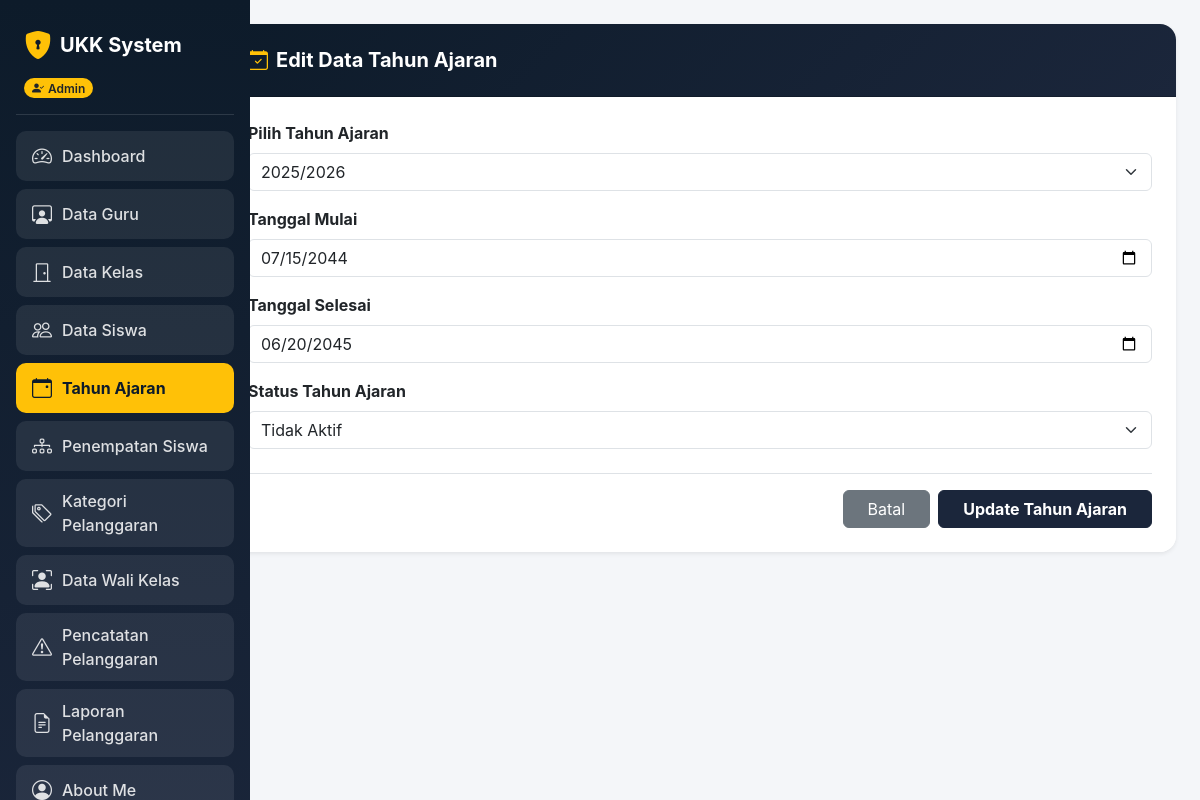
Page /tahun_ajaran/tahun_ajaran_edit.php?id=44 (signed in) on the committed database.
### tables this page shows
CREATE TABLE `t_tahun_ajaran` (
  `id` int(11) NOT NULL,
  `nama` varchar(20) DEFAULT NULL,
  `tanggal_mulai` date NOT NULL,
  `tanggal_selesai` date NOT NULL,
  `status` varchar(20) NOT NULL,
  `created_at` timestamp NOT NULL DEFAULT current_timestamp(),
  `updated_at` timestamp NOT NULL DEFAULT current_timestamp()
);

### tahun_ajaran/tahun_ajaran_edit.php (the view, shortened to what this page needs)
<?php
include '../koneksi.php';
$role = $_SESSION['role'];
$id = $_GET['id'] ?? '';
$id = mysqli_real_escape_string($koneksi, $id);
$q_data = mysqli_query($koneksi, "SELECT * FROM t_tahun_ajaran WHERE id = '$id'");
$data   = mysqli_fetch_assoc($q_data);
?>
<!DOCTYPE html>
<html lang="id">
<head>
  <link href="https://cdn.jsdelivr.net/npm/bootstrap@5.3.0/dist/css/bootstrap.min.css" rel="stylesheet">
  <link rel="stylesheet" href="https://cdn.jsdelivr.net/npm/bootstrap-icons@1.11.1/font/bootstrap-icons.css">
</head>
<body>
  <div class="container-fluid">
    <div class="row">
      <div class="col-md-3 col-lg-2 sidebar p-3 text-white">
        <div class="d-flex align-items-center gap-2 mb-2 px-2 mt-2">
          <i class="bi bi-shield-lock-fill fs-3 text-warning"></i>
          <h4 class="mb-0 fw-bold fs-5">UKK System</h4>
        </div>
        <div class="px-2 mb-3">
          <span class="badge bg-warning text-dark px-2 py-1 rounded-pill fw-semibold"><i class="bi bi-person-check-fill me-1"></i><?= $role; ?></span>
        </div>
        <hr class="text-white-50">
        <ul class="nav flex-column mb-auto">
          <li class="nav-item"><a href="../dashboard.php?tab=menu1" class="nav-link-custom"><i class="bi bi-speedometer2 fs-5"></i><span>Dashboard</span></a></li>
          <li class="nav-item"><a href="../dashboard.php?tab=menu2" class="nav-link-custom"><i class="bi bi-person-workspace fs-5"></i><span>Data Guru</span></a></li>
          <li class="nav-item"><a href="../dashboard.php?tab=menu3" class="nav-link-custom"><i class="bi bi-door-closed fs-5"></i><span>Data Kelas</span></a></li>
          <li class="nav-item"><a href="../dashboard.php?tab=menu4" class="nav-link-custom"><i class="bi bi-people fs-5"></i><span>Data Siswa</span></a></li>
          <li class="nav-item"><a href="../dashboard.php?tab=menu5" class="nav-link-custom" style="background-color: #ffc107; color: #0d1b2a; font-weight: 700;"><i class="bi bi-calendar-event fs-5"></i><span>Tahun Ajaran</span></a></li>
          <li class="nav-item"><a href="../dashboard.php?tab=menu6" class="nav-link-custom"><i class="bi bi-diagram-3 fs-5"></i><span>Penempatan Siswa</span></a></li>
          <li class="nav-item"><a href="../dashboard.php?tab=menu7" class="nav-link-custom"><i class="bi bi-tags fs-5"></i><span>Kategori Pelanggaran</span></a></li>
          <li class="nav-item"><a href="../dashboard.php?tab=menu8" class="nav-link-custom"><i class="bi bi-person-bounding-box fs-5"></i><span>Data Wali Kelas</span></a></li>
          <li class="nav-item"><a href="../dashboard.php?tab=menu9" class="nav-link-custom"><i class="bi bi-exclamation-triangle fs-5"></i><span>Pencatatan Pelanggaran</span></a></li>
          <li class="nav-item"><a href="../dashboard.php?tab=menu10" class="nav-link-custom"><i class="bi bi-file-earmark-text fs-5"></i><span>Laporan Pelanggaran</span></a></li>
          <li class="nav-item"><a href="../dashboard.php?tab=menu_about" class="nav-link-custom"><i class="bi bi-person-circle fs-5"></i><span>About Me</span></a></li>
        </ul>
      </div>
      <main class="col-md-9 col-lg-10 p-4 ms-auto">
        <div class="container-fluid px-0">
          <form action="" method="POST">
            <div class="card shadow-sm border-0 rounded-4 overflow-hidden w-100">
              <div class="card-header text-white p-4" style="background: linear-gradient(135deg, #0d1b2a 0%, #1b263b 100%);">
                <h5 class="mb-0 fw-bold"><i class="bi bi-calendar-check me-2 text-warning"></i>Edit Data Tahun Ajaran</h5>
              </div>
              <div class="card-body p-4 bg-white">
                <div class="mb-3">
                  <label class="form-label fw-bold">Pilih Tahun Ajaran</label>
                  <select name="nama" class="form-select" required>
                    <option value="2025/2026" <?= (($data['nama'] ?? '') == '2025/2026') ? 'selected' : ''; ?>>2025/2026</option>
                  </select>
                </div>
                <div class="mb-3">
                  <label class="form-label fw-bold">Tanggal Mulai</label>
                  <input type="date" name="tanggal_mulai" class="form-control" value="<?= htmlspecialchars($data['tanggal_mulai'] ?? ''); ?>" required>
                </div>
                <div class="mb-3">
                  <label class="form-label fw-bold">Tanggal Selesai</label>
                  <input type="date" name="tanggal_selesai" class="form-control" value="<?= htmlspecialchars($data['tanggal_selesai'] ?? ''); ?>" required>
                </div>
                <div class="mb-4">
                  <label class="form-label fw-bold">Status Tahun Ajaran</label>
                  <select name="status" class="form-select" required>
                    <option value="Tidak Aktif" <?= (($data['status'] ?? '') == 'Tidak Aktif') ? 'selected' : ''; ?>>Tidak Aktif</option>
                  </select>
                </div>
                <div class="pt-3 border-top d-flex gap-2 justify-content-end">
                  <a href="../dashboard.php?tab=menu5" class="btn btn-secondary px-4">Batal</a>
                  <button type="submit" name="update" class="btn text-white px-4 fw-bold" style="background-color: #1b263b; border-color: #1b263b;">Update Tahun Ajaran</button>
                </div>
              </div>
            </div>
          </form>
        </div>
      </main>
    </div>
  </div>
</body>
</html>

### tahun_ajaran/tahun_ajaran_edit.php (style rules this page uses)
body { font-family: 'Inter', sans-serif; background-color: #f4f6f9; color: #333; }
.sidebar { background: linear-gradient(180deg, #0d1b2a 0%, #1b263b 100%); min-height: 100vh; position: fixed; top: 0; left: 0; width: 250px; z-index: 1000; }
.sidebar .nav-link-custom { color: rgba(255, 255, 255, 0.85); background-color: rgba(255, 255, 255, 0.08); border-radius: 10px; padding: 10px 16px; margin-bottom: 8px; font-weight: 500; display: flex; align-items: center; gap: 10px; text-decoration: none; }
main { margin-left: 250px; }

### rows in the picture
t_tahun_ajaran: tanggal_mulai "07/15/2044", tanggal_selesai "06/20/2045", status "Tidak Aktif"

### other values in the picture
$role "Admin"
